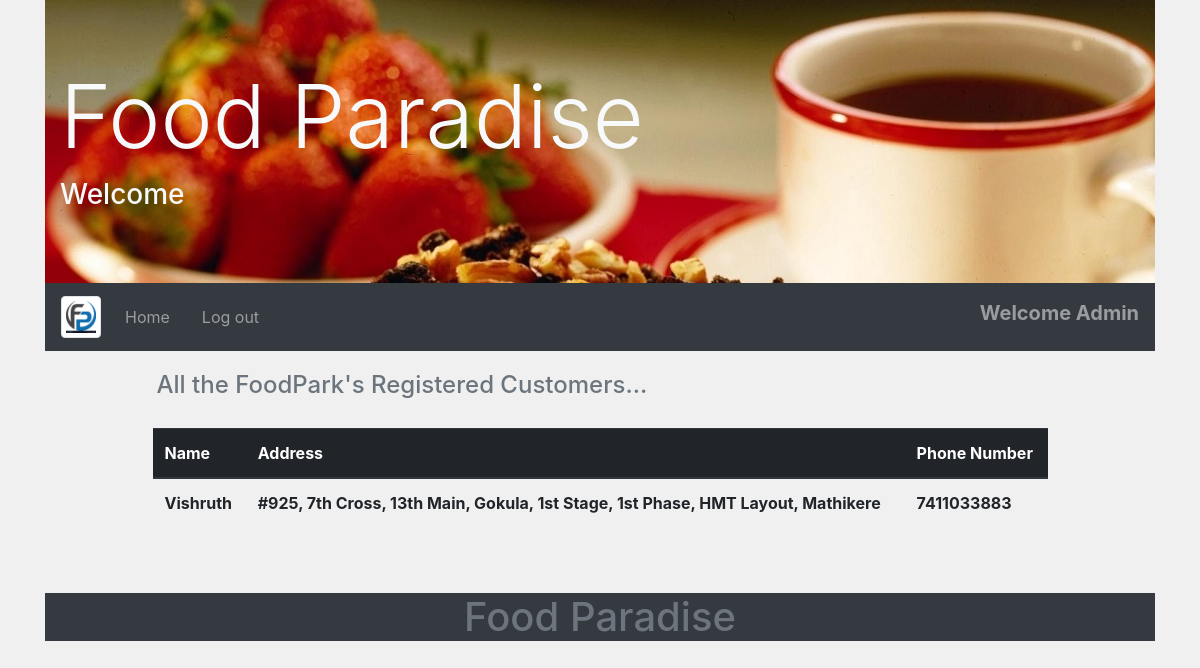
The page /admin/view_customer.php (signed in) on the database as committed earlier.
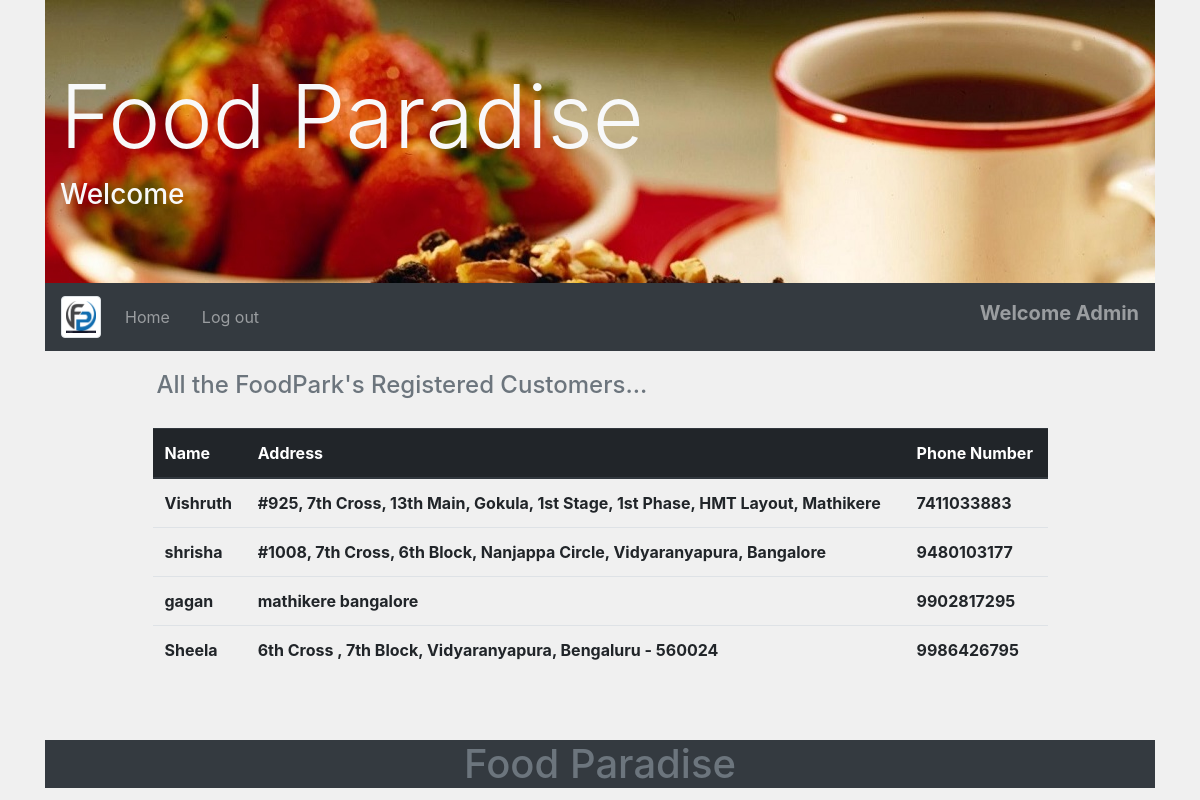
The same page on the database as committed later.
### tables this page shows
CREATE TABLE `customer` (
  `c_id` int(11) NOT NULL,
  `name` varchar(50) NOT NULL,
  `address` varchar(200) NOT NULL,
  `phone_no` varchar(10) NOT NULL,
  `password` varchar(255) NOT NULL
);

### admin/view_customer.php (the view, shortened to what this page needs)
<?php
    require_once '../include/dbcon.php';
    $sql = "SELECT * FROM customer";
    if($result = mysqli_query($link, $sql))
    {
          $rows = mysqli_fetch_all($result);
     }
     else{
    }
?>
<!doctype html>
<html lang="en">
  <head>
    <link rel="stylesheet" href="../css/bootstrap.min.css">
    <link rel="stylesheet" type="text/css" href="../css/main.css">
  </head>
  <body>
    <div class="container">
    <?php require '../include/admin_header.php'; ?>
    <?php if (!empty($rows)): ?>
       <div class="container">
           <div class="row">
            <div class="col-md-1"> </div>
               <div class="col-md-10">
                        <h4 class="text-muted mt-3 p-1">
                            All the FoodPark's Registered Customers...
                        </h4>
                        <div class="table-responsive mt-4">
                          <table class="table table-hover">
                              <thead class="thead-dark">
                                  <tr>
                                      <th>Name</th>
                                      <th>Address</th>
                                      <th>Phone Number</th>
                                  </tr>
                              </thead>
                              <tbody>
                                  <?php  foreach ($rows as $row): ?>
                                    <tr>
                                        <td><strong> <?php echo $row[1]; ?> </strong></td>
                                        <td><strong> <?php echo $row[2]; ?> </strong></td>
                                        <td><strong><?php echo $row[3]; ?> </strong></td>
                                   </tr>
                                   <?php endforeach; ?>
                              </tbody>
                            </table>
                          </div>
                  </div>
                  <div class="col-md-1"> </div>
            </div>
        </div>
        <?php else: ?>
            <h2 class="text-muted text-center m-5 p-5 "> No Customer Information Exist </h2>
        <?php endif; ?>
      <?php require '../include/footer.php'; ?>
    </div>
  </body>
</html>

Rows that differ between the two databases and show on the page:
added customer: name "shrisha", address "#1008, 7th Cross, 6th Block, Nanjappa Circle, Vidyaranyapura, Bangalore", phone_no "9480103177"
added customer: name "gagan", address "mathikere bangalore", phone_no "9902817295"
added customer: name "Sheela", address "6th Cross , 7th Block, Vidyaranyapura, Bengaluru - 560024", phone_no "9986426795"
